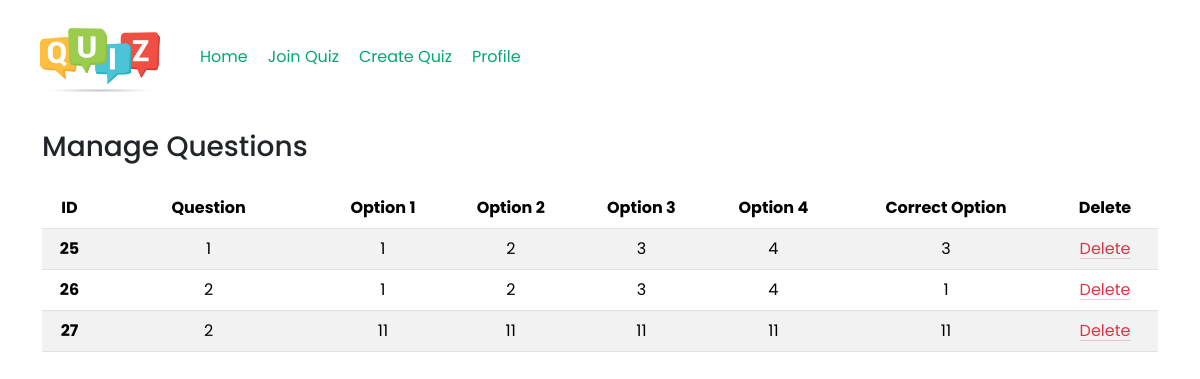
The app's page /quiz/manage/33/ (signed in) with its own data.
### quiz/models.py (models this page shows, shortened)
class Question(models.Model):
    id = models.AutoField(primary_key=True, null=False, unique=True)
    quiz = models.ForeignKey(Quiz, on_delete=models.CASCADE)
    question = models.CharField(max_length=100)
    marks = models.IntegerField()
    def __str__(self) -> str:
        return f"{self.id} - {self.question}"
    def getAnswers(self):
        answer_objs = list(Answer.objects.filter(question=self))
        data = []
        for answer_obj in answer_objs:
            data.append({'answerId': answer_obj.id, 'answer': answer_obj.answer,
                        'isCorrect': answer_obj.is_correct})
        return data

class Answer(models.Model):
    id = models.AutoField(primary_key=True, null=False, unique=True)
    answer = models.CharField(max_length=100)
    question = models.ForeignKey(to=Question, on_delete=models.CASCADE)
    is_correct = models.BooleanField(default=False)

### quiz/views.py (the view)
# urls.py: path('manage/<str:id>/', views.manageQue, name="ManageQue"),
def manageQue(request, id):
    context = {}
    context['loggedIn'] = checkLoggedIn(request)
    context['user'] = getUser(request)
    if (context['loggedIn']):
        quiz = Quiz.objects.filter(id=id).first()
        if (quiz == None):
            messages.error(request, "Quiz Doesn't Exist")
        elif (quiz.created_by != Subscriber.objects.filter(email=getUserEmail(request)).first()):
            return redirect('/quiz/dashboard/')
        else:
            questions = Question.objects.filter(quiz=quiz)
            print(questions)
            context['questions'] = [
                {
                    "que": question,
                    "answers": question.getAnswers(),
                    "correct": [ans['answer'] for ans in question.getAnswers() if ans['isCorrect']][0]
                }for question in questions
            ]
            print(context['questions'])
        return render(request, 'quizTemplates/manageQuestions.html', context=context)

### authentication/views.py (called while the page is built)
def getUser(request):
    try:
        if (request.session["loggedIn"]):
            return request.session['userName']
    except Exception as e:
        return None

def getUserEmail(request):
    try:
        if (request.session["loggedIn"]):
            return request.session['userEmail']
    except Exception as e:
        return None

def checkLoggedIn(request):
    try:
        if request.session["loggedIn"] == True:
            return True
        else:
            return False
    except Exception as e:
        return False

### templates/quizTemplates/manageQuestions.html (shortened to what this page needs)
{% extends '../base.html' %} {% load static %} {% block title %} Dashboard {% endblock %} {% block css %}
<link
  href="https://cdn.jsdelivr.net/npm/bootstrap@5.3.3/dist/css/bootstrap.min.css"
  rel="stylesheet"
/>
{% endblock %} {% block body %}
<div class="container">
  <h3>Manage Questions</h3>
  <table class="table table-striped my-4">
    <thead>
      <tr>
        <th class="text-center" scope="col">ID</th>
        <th class="text-center" scope="col">Question</th>
        <th class="text-center" scope="col">Option 1</th>
        <th class="text-center" scope="col">Option 2</th>
        <th class="text-center" scope="col">Option 3</th>
        <th class="text-center" scope="col">Option 4</th>
        <th class="text-center" scope="col">Correct Option</th>
        <th class="text-center" scope="col">Delete</th>
      </tr>
    </thead>
    <tbody>
      {% for question in questions %}
      <tr>
        <th class="text-center" scope="row">{{question.que.id}}</th>
        <td class="text-center" style="max-width: 50%; width: 20%">
          {{question.que.question}}
        </td>
        {% for ans in question.answers %}
        <td class="text-center">{{ans.answer}}</td>
        {% endfor %}
        <td class="text-center">{{question.correct}}</td>
        <td class="text-center"><a href="/quiz/delete/que/{{question.que.id}}/" class="link-danger link-offset-2 link-underline-opacity-25 link-underline-opacity-100-hover">Delete</a></td>
      </tr>
      {% endfor %}
    </tbody>
  </table>
</div>
{% endblock %}

### templates/base.html (shortened to what this page needs)
{% load static %}
<!DOCTYPE html>
<html lang="en">
  <head>
    <link rel="stylesheet" href="{% static 'common.css' %}" />
    <link rel="stylesheet" href="{% static 'navbar.css' %}" />
    <link rel="stylesheet" href="{% static 'alert.css' %}" />
    {% block css %} {% endblock %}
  </head>
  <body>
    <nav class="navbar">
      <ul class="navlist">
        <img
          class="logo nav-items"
          src="{% static 'images/logo.jpg' %}"
          alt=""
        />
        <a href="{% url 'Home' %}"><li class="nav-items">Home</li></a>
        <a href="{% url 'JoinQuiz' %}"><li class="nav-items">Join Quiz</li></a>
        {% if loggedIn %}
        <a href="{% url 'CreateQuiz' %}"
          ><li class="nav-items">Create Quiz</li></a
        >
          <div class="dropdown" style="text-align: center;" href="#">
            <li style="list-style: none;" class="">Profile</li>
          </div>
        {% endif %}
      </ul>
    </nav>
     {% block body %} {% endblock body %}
  </body>
</html>

### static/common.css (style rules this page uses)
* { margin: 0; padding: 0; box-sizing: border-box; font-family: 'Poppins', sans-serif; }

### static/navbar.css (style rules this page uses)
.navlist { display: flex; justify-content: start; gap: 20px; width: 40%; padding: 0px 20px; }
.navlist a,.navlist div { text-decoration: none; align-self: center; color: #04aa6d; }
.nav-items { list-style: none; }
.logo { width: 20%; }
.dropdown { position: relative; display: inline-block; }
@media only screen and (max-width: 1250px) { .navlist { width: 70%; } }

### records on screen
Question: que.id "25", que.question "1", answer "1" "2" "3" "4", correct "3"
Question: que.id "26", que.question "2", answer "1" "2" "3" "4", correct "1"
Question: que.id "27", que.question "2", correct "11"
Answer: answer "11"
Answer: answer "11"
Answer: answer "11"
Answer: answer "11"
